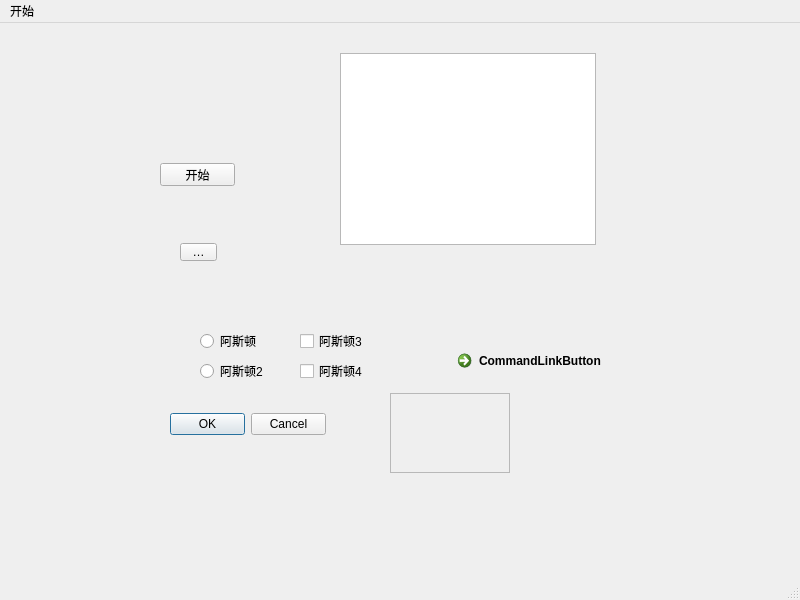
<?xml version="1.0" encoding="UTF-8"?>
<ui version="4.0">
 <class>MainWindow</class>
 <widget class="QMainWindow" name="MainWindow">
  <property name="geometry">
   <rect>
    <x>0</x>
    <y>0</y>
    <width>800</width>
    <height>600</height>
   </rect>
  </property>
  <property name="windowTitle">
   <string>MainWindow</string>
  </property>
  <widget class="QWidget" name="centralwidget">
   <widget class="QWidget" name="verticalLayoutWidget">
    <property name="geometry">
     <rect>
      <x>30</x>
      <y>0</y>
      <width>160</width>
      <height>80</height>
     </rect>
    </property>
    <layout class="QVBoxLayout" name="verticalLayout"/>
   </widget>
   <widget class="QPushButton" name="pushButton">
    <property name="geometry">
     <rect>
      <x>160</x>
      <y>140</y>
      <width>75</width>
      <height>23</height>
     </rect>
    </property>
    <property name="text">
     <string>开始</string>
    </property>
   </widget>
   <widget class="QToolButton" name="toolButton">
    <property name="geometry">
     <rect>
      <x>180</x>
      <y>220</y>
      <width>37</width>
      <height>18</height>
     </rect>
    </property>
    <property name="text">
     <string>阿斯顿</string>
    </property>
   </widget>
   <widget class="QRadioButton" name="radioButton">
    <property name="geometry">
     <rect>
      <x>200</x>
      <y>310</y>
      <width>89</width>
      <height>16</height>
     </rect>
    </property>
    <property name="text">
     <string>阿斯顿</string>
    </property>
   </widget>
   <widget class="QRadioButton" name="radioButton_2">
    <property name="geometry">
     <rect>
      <x>200</x>
      <y>340</y>
      <width>89</width>
      <height>16</height>
     </rect>
    </property>
    <property name="text">
     <string>阿斯顿2</string>
    </property>
   </widget>
   <widget class="QCheckBox" name="checkBox">
    <property name="geometry">
     <rect>
      <x>300</x>
      <y>310</y>
      <width>71</width>
      <height>16</height>
     </rect>
    </property>
    <property name="text">
     <string>阿斯顿3</string>
    </property>
   </widget>
   <widget class="QCheckBox" name="checkBox_2">
    <property name="geometry">
     <rect>
      <x>300</x>
      <y>340</y>
      <width>71</width>
      <height>16</height>
     </rect>
    </property>
    <property name="text">
     <string>阿斯顿4</string>
    </property>
   </widget>
   <widget class="QDialogButtonBox" name="buttonBox">
    <property name="geometry">
     <rect>
      <x>170</x>
      <y>390</y>
      <width>156</width>
      <height>23</height>
     </rect>
    </property>
    <property name="standardButtons">
     <set>QDialogButtonBox::Cancel|QDialogButtonBox::Ok</set>
    </property>
   </widget>
   <widget class="QCommandLinkButton" name="commandLinkButton">
    <property name="geometry">
     <rect>
      <x>450</x>
      <y>320</y>
      <width>185</width>
      <height>41</height>
     </rect>
    </property>
    <property name="text">
     <string>CommandLinkButton</string>
    </property>
   </widget>
   <widget class="QListView" name="listView">
    <property name="geometry">
     <rect>
      <x>340</x>
      <y>30</y>
      <width>256</width>
      <height>192</height>
     </rect>
    </property>
   </widget>
   <widget class="QScrollArea" name="scrollArea">
    <property name="geometry">
     <rect>
      <x>390</x>
      <y>370</y>
      <width>120</width>
      <height>80</height>
     </rect>
    </property>
    <property name="widgetResizable">
     <bool>true</bool>
    </property>
    <widget class="QWidget" name="scrollAreaWidgetContents">
     <property name="geometry">
      <rect>
       <x>0</x>
       <y>0</y>
       <width>118</width>
       <height>78</height>
      </rect>
     </property>
    </widget>
   </widget>
  </widget>
  <widget class="QMenuBar" name="menubar">
   <property name="geometry">
    <rect>
     <x>0</x>
     <y>0</y>
     <width>800</width>
     <height>23</height>
    </rect>
   </property>
   <widget class="QMenu" name="menu">
    <property name="title">
     <string>开始</string>
    </property>
    <widget class="QMenu" name="menu_2">
     <property name="title">
      <string>设备在线监测器</string>
     </property>
     <addaction name="actionqidong"/>
    </widget>
    <widget class="QMenu" name="menuwt">
     <property name="title">
      <string>wt</string>
     </property>
     <addaction name="actionstart"/>
    </widget>
    <addaction name="menu_2"/>
    <addaction name="menuwt"/>
   </widget>
   <addaction name="menu"/>
  </widget>
  <widget class="QStatusBar" name="statusbar"/>
  <action name="actionqidong">
   <property name="text">
    <string>qidong</string>
   </property>
  </action>
  <action name="actionstart">
   <property name="text">
    <string>start</string>
   </property>
  </action>
 </widget>
 <resources/>
 <connections/>
</ui>
